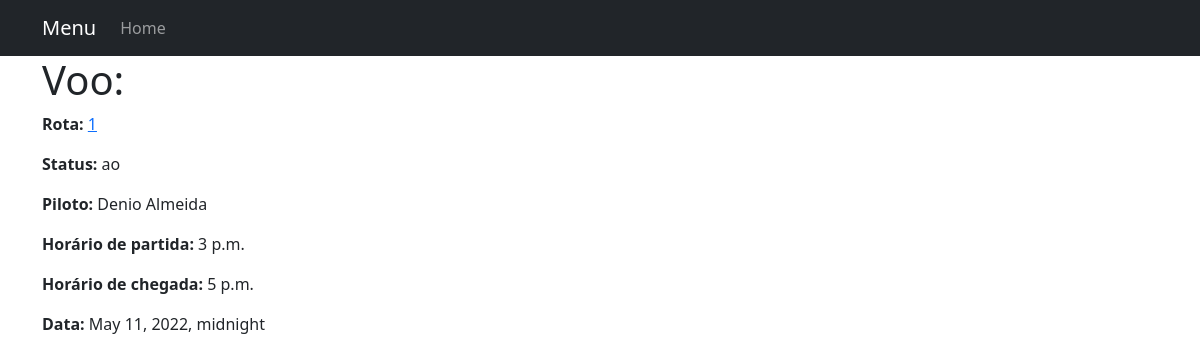
Page /crud/consultar-voos/1 on the earlier database version.
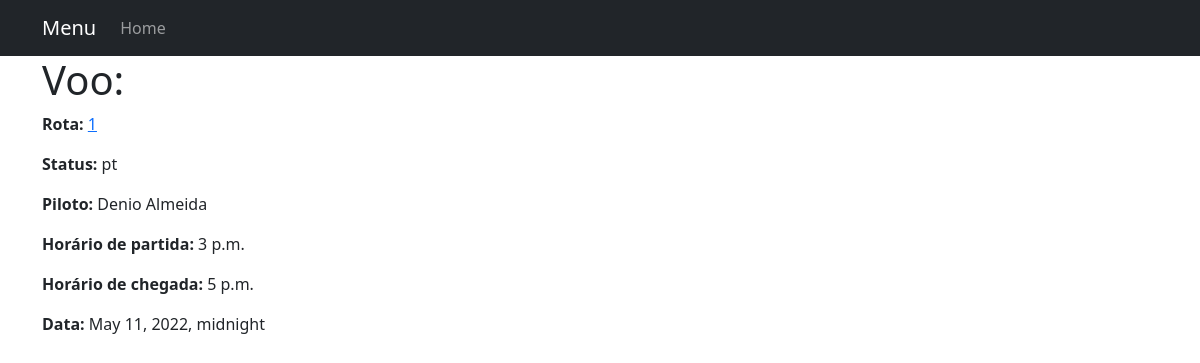
Same page on the later database version.
### rota/models.py (models this page shows)
class Voo(models.Model):
    STATUS_POSSIVEIS = (
        ('em', 'embarcando'),
        ('ca', 'cancelado'),
        ('pr', 'programado'),
        ('ta', 'taxiando'),
        ('pt', 'pronto'),
        ('ao', 'autorizado'),
        ('vo', 'em_voo'),
        ('at', 'aterrisao')
    )
    rota = models.ForeignKey(Rota, on_delete=models.CASCADE, null=True)
    id = models.IntegerField(primary_key=True)
    status = models.CharField(max_length=2, null=False, choices=STATUS_POSSIVEIS)
    piloto = models.CharField(max_length=20, null=False)
    hora_partida = models.TimeField(auto_now=False, null=True)
    hora_chegada = models.TimeField(auto_now=False, null=True)
    data = models.DateTimeField(null=True)
    class Meta:
        db_table = 'voos'

### rota/views.py (the view)
# urls.py: path('crud/consultar-voos/<int:pk>', views.VooDetailView.as_view(), name='voo-detail'),
class VooDetailView(DetailView):
    model = Voo
    template_name = 'crud/consultar_voos/voo_detail.html'

### templates/crud/consultar_voos/voo_detail.html (shortened to what this page needs)
{% extends "base.html" %}
{% block content %}
    <h1>Voo: {{ voo.codigo }}</h1>
    <p><strong>Rota:</strong> <a href="">{{ voo.rota_id }}</a></p>
    <p><strong>Status:</strong> {{ voo.status }}</p>
    <p><strong>Piloto:</strong> {{ voo.piloto }}</p>
    <p><strong>Horário de partida:</strong> {{ voo.hora_partida }}</p>
    <p><strong>Horário de chegada:</strong> {{ voo.hora_chegada }}</p>
    <p><strong>Data:</strong> {{ voo.data }}</p>
{% endblock %}

Differences in the rows shown:
changed Voo "Denio Almeida": status "ao" → "pt"
